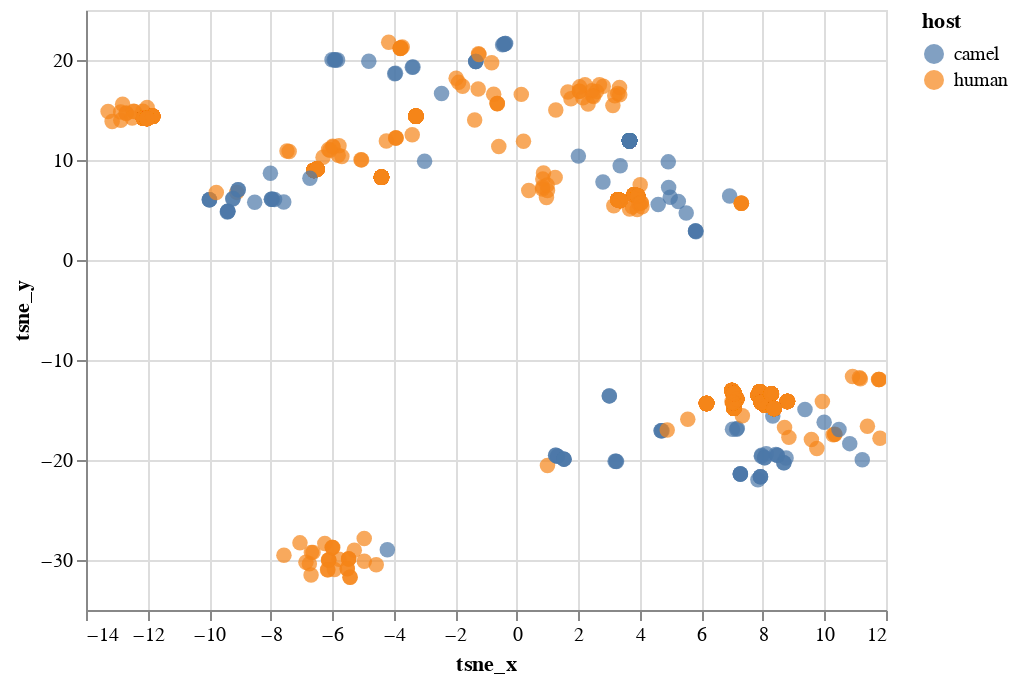

The notebook cell saved with this chart:
### Code cell
scatterplot_with_tooltip_interactive(merged_tsne_df,'tsne_x','tsne_y','tsne_x','tsne_y',['strain'],'host:N')

### Figure 1 — Vega-Lite specification as saved in the notebook (floating-point values rounded to 4 significant figures; data arrays with more than 128 entries replaced by an {"elided": "..."} marker saying what was removed)
{"$schema": "https://vega.github.io/schema/vega-lite/v3.4.0.json", "config": {"mark": {"tooltip": null}, "view": {"height": 300, "width": 400}}, "data": {"name": "data-327925be1bb72b0b33118c6b3e050a78"}, "datasets": {"data-327925be1bb72b0b33118c6b3e050a78": {"elided": "1203 records"}}, "encoding": {"color": {"field": "host", "type": "nominal"}, "tooltip": [{"field": "strain", "type": "nominal"}], "x": {"field": "tsne_x", "title": "tsne_x", "type": "quantitative"}, "y": {"field": "tsne_y", "title": "tsne_y", "type": "quantitative"}}, "mark": {"size": 60, "type": "circle"}, "selection": {"selector023": {"bind": "scales", "encodings": ["x", "y"], "type": "interval"}}}
